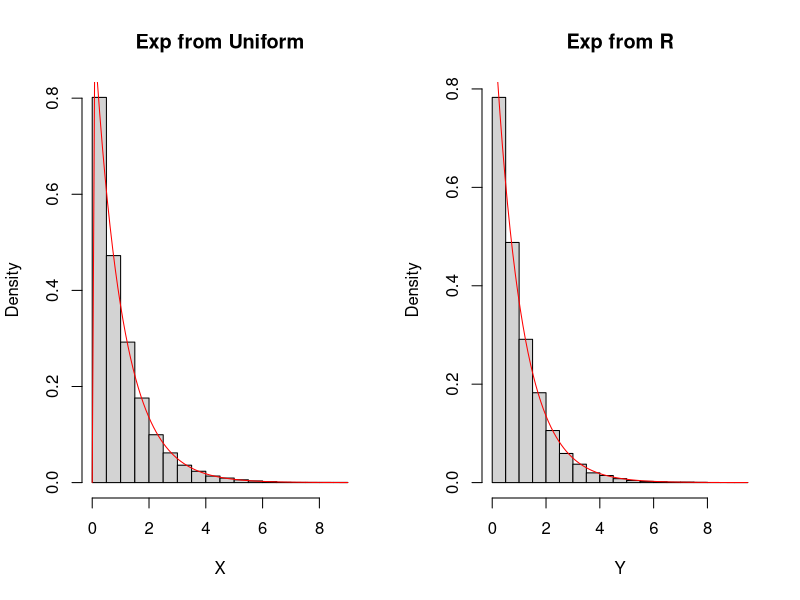
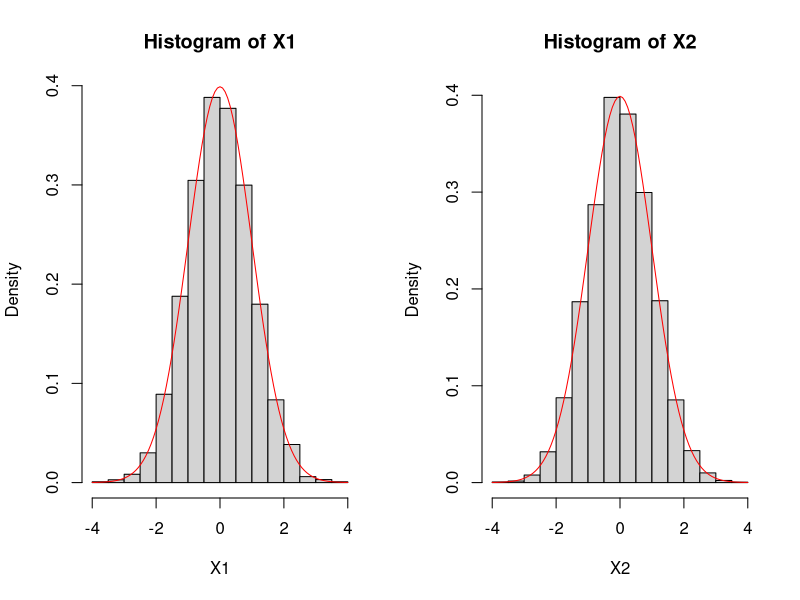
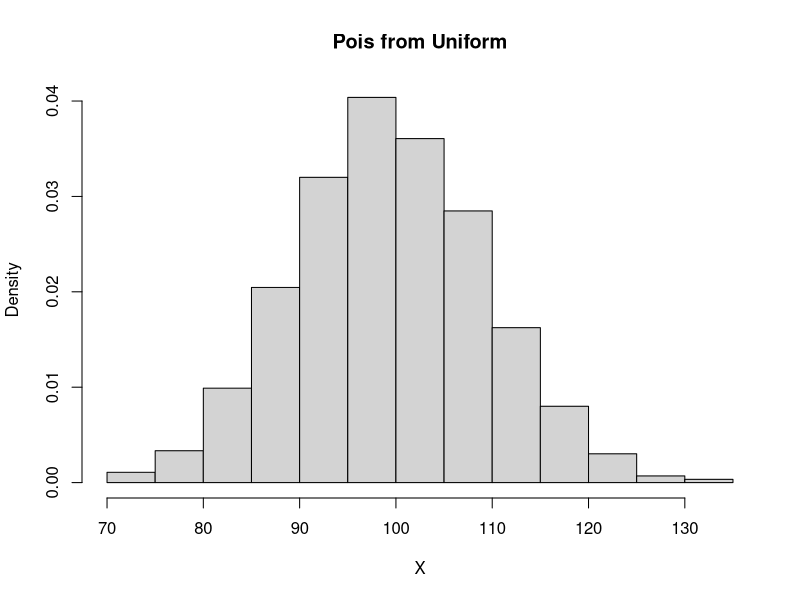
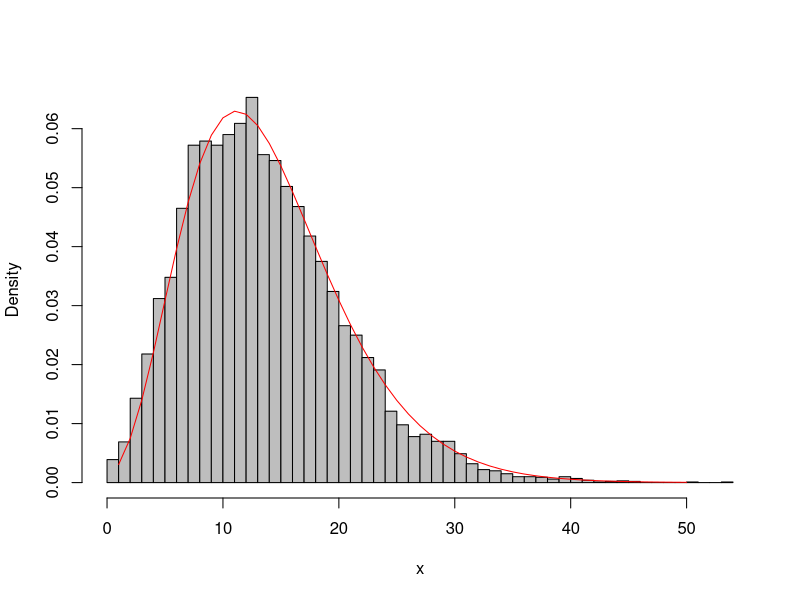

These charts were generated, in order, by the following R code:
## Inverse transform sampling
#Muzhou Liang
## Generate samples of a continuous dist
## Uniform to Exponential
Nsim = 10^4; lambda = 1
U = runif(Nsim)
X = -log(U) / lambda
Y = rexp(Nsim, rate = lambda)
par(mfrow = c(1,2))
hist(X, freq=F, main="Exp from Uniform")
curve(dexp(x), col = "red", add = T)
hist(Y, freq=F, main="Exp from R")
curve(dexp(x), col = "red", add = T)

## Uniform to Normal
## Box-Muller algorithm, an accurate normal generator
Nsim = 10^4
U1 = runif(Nsim); U2 = runif(Nsim)
X1 = sqrt(-2*log(U1)) * cos(2*pi*U2)
X2 = sqrt(-2*log(U1)) * sin(2*pi*U2)
par(mfrow = c(1,2))
hist(X1, freq=F)
curve(dnorm(x), col = 'red', add = T)
hist(X2, freq=F)
curve(dnorm(x), col = 'red', add = T)

## Genrate samples of a discrete dist
## Uniform to Poisson (when lambda is large)
Nsim = 10^4; lambda = 100
spread = 3*sqrt(lambda) # variance = lambda
t = round(seq(max(0,lambda-spread),lambda+spread,1))
prob = ppois(t, lambda)
X = rep(0,Nsim)
for (i in 1:Nsim){
  u = runif(1)
  X[i] = t[1] + sum(prob<u) 
}
par(mfrow = c(1,1))
hist(X, freq=F, main="Pois from Uniform")


## Mixture representations (depending on conditional density)

## X|y ~ Pois(y) and Y ~ Gamma(n, beta)
## then X ~ Neg(n,p) where beta = (1-p)/p
Nsim = 10^4
n=6; p=.3
y = rgamma(Nsim, n, rate=p/(1-p))
x = rpois(Nsim, y)
hist(x, main="", freq=F, col="grey", breaks=40)
lines(1:50, dnbinom(1:50,n,p), col="red")


